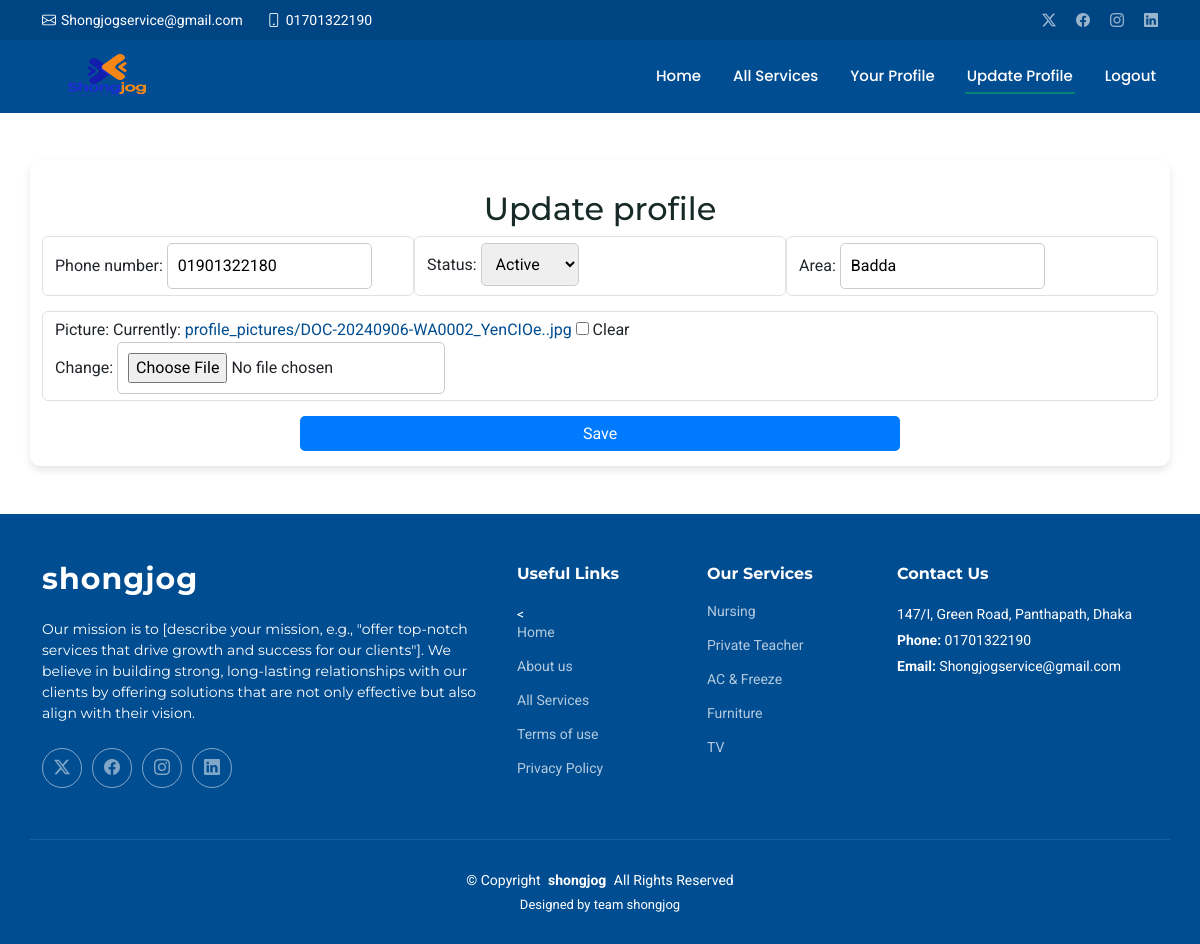
The app's page /update_profile/ (signed in) with its own data.
### shongjog/models.py (models this page shows, shortened)
class Infomation_Home(models.Model):
    gmail = models.CharField(max_length=255, blank=True, null=True)
    contact_number = models.CharField(max_length=20)
    address = models.CharField(max_length=200)
    open_hour = models.CharField(max_length=100)
    footer_description = models.TextField(blank=True, null=True)
    copyright = models.CharField(max_length=100)
    design = models.CharField(max_length=100)

class Registration(models.Model):
    user = models.OneToOneField(User, on_delete=models.CASCADE , blank=True, null=True)  # Linked with Django's User model
    phone_number = models.CharField(max_length=15)
    status = models.CharField(max_length=8, choices=[('active', 'Active'), ('inactive', 'Inactive')], default='active')
    occupation = models.CharField(max_length=100)
    area = models.CharField(max_length=100 , blank=True, null=True)
    picture = models.ImageField(upload_to='profile_pictures/', blank=True, null=True)

### all_services/models.py (models this page shows, shortened)
class Services(models.Model):
    service_name = models.CharField(max_length=200)
    image_1 = models.ImageField(upload_to="image/", null=True, blank=True)
    image_2 = models.ImageField(upload_to="image/", null=True, blank=True)
    image_3 = models.ImageField(upload_to="image/", null=True, blank=True)

### shongjog/views.py (the view)
# urls.py: path('update_profile/', views.update_profile, name='update_profile'),
def update_profile(request):
    if request.method == 'POST':
        form = UpdateRegistrationForm(request.POST, request.FILES, instance=request.user.registration)
        if form.is_valid():
            form.save()
            return redirect('/profile')
    else:
        form = UpdateRegistrationForm(instance=request.user.registration)
    info_home = get_object_or_404(Infomation_Home)
    search_todo = Services.objects.prefetch_related('service_items').all()
    context = {
        'info_home': info_home,
        'form': form,
        'search_todo' :search_todo,
    }
    return render(request, 'update_profile.html', context)

### shongjog/forms.py
class UpdateRegistrationForm(forms.ModelForm):
    class Meta:
        model = Registration
        fields = ['phone_number', 'status',  'area', 'picture' ]

### templates/update_profile.html (shortened to what this page needs)
<!DOCTYPE html>
<html lang="en">
  <head>
    <link
      href="/static/assets/vendor/bootstrap/css/bootstrap.min.css"
      rel="stylesheet"
    />
    <link
      href="/static/assets/vendor/bootstrap-icons/bootstrap-icons.css"
      rel="stylesheet"
    />
    <link href="/static/assets/vendor/aos/aos.css" rel="stylesheet" />
    <link
      href="/static/assets/vendor/glightbox/css/glightbox.min.css"
      rel="stylesheet"
    />
    <link
      href="/static/assets/vendor/swiper/swiper-bundle.min.css"
      rel="stylesheet"
    />
    <link href="/static/assets/css/main.css" rel="stylesheet" />
  </head>
  <body class="index-page"></body>
    <header id="header" class="header fixed-top">
      <div class="topbar d-flex align-items-center">
        <div
          class="container d-flex justify-content-center justify-content-md-between"
        >
          <div class="contact-info d-flex align-items-center">
            <i class="bi bi-envelope d-flex align-items-center"
              ><a href="mailto:contact@example.com">{{ info_home.gmail }}</a></i
            >
            <i class="bi bi-phone d-flex align-items-center ms-4"
              ><span>{{ info_home.contact_number }}</span></i
            >
          </div>
          <div class="social-links d-none d-md-flex align-items-center">
            <a href="#" class="twitter"><i class="bi bi-twitter-x"></i></a>
            <a href="#" class="facebook"><i class="bi bi-facebook"></i></a>
            <a href="#" class="instagram"><i class="bi bi-instagram"></i></a>
            <a href="#" class="linkedin"><i class="bi bi-linkedin"></i></a>
          </div>
        </div>
      </div>
      <div class="branding d-flex align-items-cente">
        <div
          class="container position-relative d-flex align-items-center justify-content-between"
        >
          <a href="/" class="logo d-flex align-items-center">
            <h1 class="sitename">
              <img src="/static/assets/img/logo.png" alt="" />
            </h1>
          </a>
          <nav id="navmenu" class="navmenu">
            <ul>
              <li>
                <a href="/">Home<br/></a>
              </li>
              <li><a href="/all_services/">All Services</a></li>
              {% if user.is_authenticated %}
                <li><a href="/profile/" >Your Profile</a></li>
              {% else %}
                <li><a href="{% url 'login' %}">Log In</a></li>
              {% endif %}
              <li><a href="{% url 'update_profile' %}" class="active">Update Profile</a></li>
              <li><a href="{% url 'logout' %}?next=/" >Logout</a></li>
            </ul>
          </nav>
        </div>
      </div>
    </header>
    <main class="main">
        <div class="form-container container mb-5">
                    <h2>Update profile</h2>
                  <form method="POST" enctype="multipart/form-data" style = "height : 200px;">
                        <div class="flex-row">
                            <div class="form-control">
                                {{ form.phone_number.label_tag }}
                                {{ form.phone_number }}
                            </div>
                            <div class="form-control">
                              {{ form.status.label_tag }}
                              {{ form.status }}
                          </div>
                          <div class="form-control">
                              {{ form.area.label_tag }}
                              {{ form.area }}
                           </div>
                        </div>
                        <div class="form-control ckbox" >
                             {{ form.picture.label_tag }}
                             {{ form.picture }}
                         </div>
                    <button class="btn-primary mb-3" type="submit">Save</button>
                </form>
            </div>
    </main>
    <footer id="footer" class="footer accent-background">
      <div class="container footer-top">
        <div class="row gy-4">
          <div class="col-lg-5 col-md-12 footer-about">
            <a href="/" class="logo d-flex align-items-center">
              <span class="sitename">shongjog</span>
            </a>
            <p>
              {{ info_home.footer_description }}
            </p>
            <div class="social-links d-flex mt-4">
              <a href=""><i class="bi bi-twitter-x"></i></a>
              <a href=""><i class="bi bi-facebook"></i></a>
              <a href=""><i class="bi bi-instagram"></i></a>
              <a href=""><i class="bi bi-linkedin"></i></a>
            </div>
          </div>
          <div class="col-lg-2 col-6 footer-links">
            <h4>Useful Links</h4>
            <ul>
              <<li><a href="/">Home</a></li>
              <li><a href="#about">About us</a></li>
              <li><a href="#all_services">All Services</a></li>
              <li><a href="/">Terms of use</a></li>
              <li><a href="/">Privacy Policy</a></li>
            </ul>
          </div>
          <div class="col-lg-2 col-6 footer-links">
            <h4>Our Services</h4>
            {% for item in search_todo|slice:":5" %}
            <ul>
              <li style = "padding-bottom: 20px;"><a href="/all_services/?text={{ item.service_name }}#{{ item.service_name }}/">{{ item.service_name }}</a></li>
            </ul>
            {% endfor %}
          </div>
          <div
            class="col-lg-3 col-md-12 footer-contact text-center text-md-start"
          >
            <h4>Contact Us</h4>
            <p>{{ info_home.address }}</p>
            <p class="mt-1">
              <strong>Phone:</strong> <span>{{ info_home.contact_number }}</span>
            </p>
            <p><strong>Email:</strong> <span>{{ info_home.gmail }}</span></p>
          </div>
        </div>
      </div>
      <div class="container copyright text-center mt-4">
        <p>
          © <span>Copyright</span>
          <strong class="px-1 sitename">{{ info_home.copyright }}</strong>
          <span>All Rights Reserved</span>
        </p>
        <div class="credits">Designed by <a href="">{{ info_home.design }}</a></div>
      </div>
    </footer>
  </body>
</html>

### templates/update_profile.html (style rules this page uses)
body { background-color: #f0f2f5; justify-content: center; align-items: center; margin: 0; }
.form-container { background-color: white; padding: 30px; border-radius: 10px; box-shadow: 0 4px 8px rgba(0, 0, 0, 0.1); width: 100%; margin-top: 20vh; margin-bottom: 5vh; }
h2 { text-align: center; margin-bottom: 20px; color: #333; }
.form-control { margin-bottom: 15px; width: 100%; }
.form-control input, .form-control select { padding: 10px; border: 1px solid #ccc; border-radius: 5px; }
.btn-primary { position: absolute; left: 50%; transform: translateX(-50%); width: 50%; padding-top: 5px; padding-bottom: 5px; background-color: #007bff; color: white; border: none; border-radius: 5px; cursor: pointer; transition: background-color 0.3s ease; height: 35px; }
.flex-row { display: flex; }

### records on screen
Infomation_Home: gmail "Shongjogservice@gmail.com", contact_number "01701322190", footer_description "Our mission is to [describe your mission, e.g., \"offer top-notch services that drive growth and success for our clients\"]. We believe in building strong, long-lasting relationships with our clients by offering solutions that are not only effective but also align with their vision.", address "147/I, Green Road, Panthapath, Dhaka", copyright "shongjog", design "team shongjog"
Registration: phone_number "01901322180", status "Active", area "Badda"
Services: service_name "Nursing"
Services: service_name "Private Teacher"
Services: service_name "AC & Freeze"
Services: service_name "Furniture"
Services: service_name "TV"
